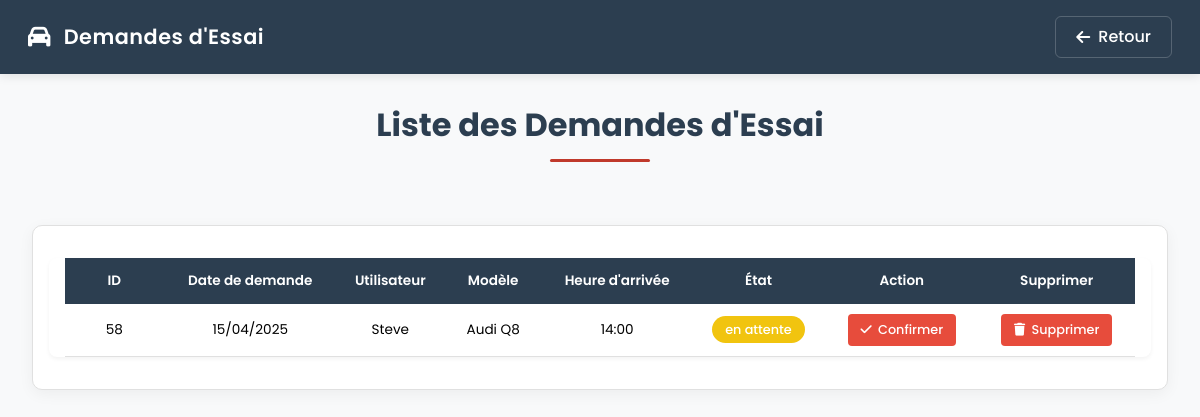
The page /Page/Administrateur/Page_gestion/Gestion_demande_essai/demande-essai/voir_demande.php (signed in) on the database as committed earlier.
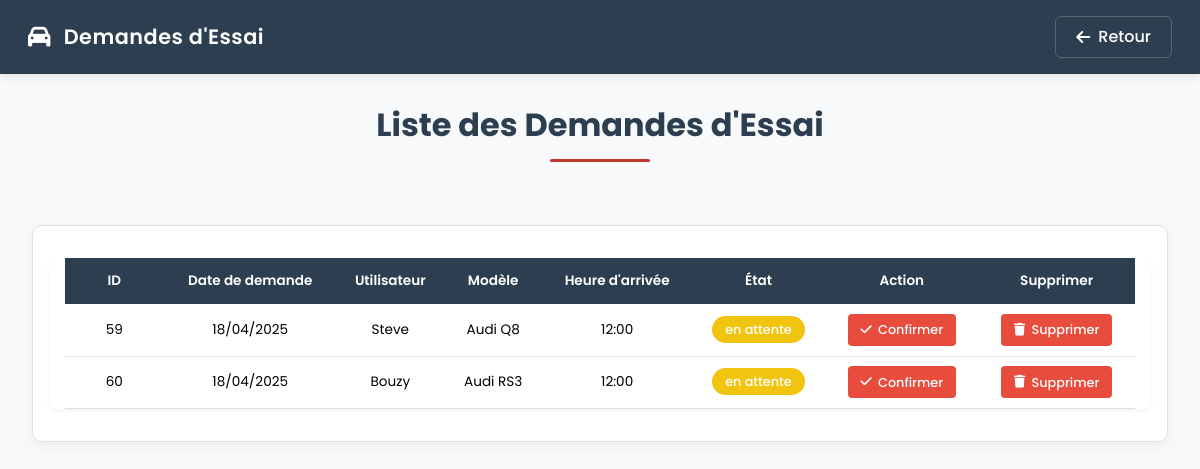
The same page on the database as committed later.
### tables this page shows
CREATE TABLE IF NOT EXISTS `demande_essai` (
  `id_demande_essai` int NOT NULL AUTO_INCREMENT,
  `date_demande` date DEFAULT NULL,
  `nom_utilisateur` varchar(50) NOT NULL,
  `nom_modele` varchar(50) NOT NULL,
  `heure_arriver` varchar(50) NOT NULL,
  `etat` varchar(10) NOT NULL DEFAULT 'en attente',
  PRIMARY KEY (`id_demande_essai`)
);

### Page/Administrateur/Page_gestion/Gestion_demande_essai/demande-essai/voir_demande.php (the view, shortened to what this page needs)
?><!DOCTYPE html>
<html lang="fr">
<head>
    <link href="https://cdn.jsdelivr.net/npm/bootstrap@5.3.2/dist/css/bootstrap.min.css" rel="stylesheet">
    <link rel="stylesheet" href="https://cdnjs.cloudflare.com/ajax/libs/font-awesome/6.0.0/css/all.min.css">
</head>
<body>
    <nav class="navbar navbar-expand-lg">
        <div class="container-fluid">
            <a class="navbar-brand" href="#">
                <i class="fas fa-car"></i>
                Demandes d'Essai
            </a>
            <a href="../../../Accueil_admin/menu-admin.php" class="btn back-btn">
                <i class="fas fa-arrow-left"></i>
                Retour
            </a>
        </div>
    </nav>
    <div class="container">
        <h1 class="section-title">Liste des Demandes d'Essai</h1>
        <div class="card">
            <div class="table-responsive">
                <table class="table">
                    <thead>
                        <tr>
                            <th>ID</th>
                            <th>Date de demande</th>
                            <th>Utilisateur</th>
                            <th>Modèle</th>
                            <th>Heure d'arrivée</th>
                            <th>État</th>
                            <th>Action</th>
                            <th>Supprimer</th>
                        </tr>
                    </thead>
                    <tbody>
                        <?php
                        include ("../../../include_bdd/connexion.bdd.php");
                        $sql = "SELECT * FROM `demande_essai`";
                        $resultat = $connexion->query($sql);
                        if ($resultat->num_rows > 0) {
                            while ($row = $resultat->fetch_assoc()) {
                                echo "<tr>";
                                echo "<td>" . $row["id_demande_essai"] . "</td>";
                                echo "<td>" . date('d/m/Y', strtotime($row["date_demande"])) . "</td>";
                                echo "<td>" . $row["nom_utilisateur"] . "</td>";
                                echo "<td>" . $row["nom_modele"] . "</td>";
                                echo "<td>" . $row["heure_arriver"] . "</td>";
                                $statusClass = '';
                                switch(strtolower(trim($row["etat"]))) {
                                    case "en attente":
                                        $statusClass = 'status-pending';
                                        break;
                                }
                                echo "<td><span class='status-badge " . $statusClass . "'>" . $row["etat"] . "</span></td>";
                                echo "<td>";
                                if (strtolower(trim($row["etat"])) == "en attente") {
                                    echo "<form action='fonction_php/traitement-confirmer-demande.php' method='post' style='display:inline;'>
                                        <input type='hidden' name='id_demande_essai' value='" . $row["id_demande_essai"] . "'>
                                        <button type='submit' class='btn btn-action btn-confirm' name='confirmer'>
                                            <i class='fas fa-check'></i> Confirmer
                                        </button>
                                    </form>";
                                } else {
                                    echo "<button type='button' class='btn btn-action btn-disabled' disabled>
                                        <i class='fas fa-check-circle'></i> Terminé
                                    </button>";
                                }
                                echo "</td>";
                                echo "<td>
                                    <form action='fonction_php/traitement-supprimer-demande.php' method='post' style='display:inline;'>
                                        <input type='hidden' name='id_demande_essai' value='" . $row["id_demande_essai"] . "'>
                                        <button type='submit' class='btn btn-action btn-delete' name='supprimer'>
                                            <i class='fas fa-trash'></i> Supprimer
                                        </button>
                                    </form>
                                </td>";
                                echo "</tr>";
                            }
                        } else {
                            echo "<tr><td colspan='8' class='text-center'>Aucune demande trouvée</td></tr>";
                        }
                        ?>
                    </tbody>
                </table>
            </div>
        </div>
    </div>
</body>
</html>

### Page/Administrateur/Page_gestion/Gestion_demande_essai/demande-essai/voir_demande.php (style rules this page uses)
:root { --primary-color: #2c3e50; --secondary-color: #34495e; --accent-color: #c0392b; --success-color: #27ae60; --warning-color: #f39c12; --danger-color: #e74c3c; --background-color: #f8f9fa; --text-color: #2c3e50; --card-bg: #ffffff; --border-color: #e0e0e0; --card-shadow: 0 4px 15px rgba(0, 0, 0, 0.05); }
body { background-color: var(--background-color); color: var(--text-color); font-family: 'Poppins', sans-serif; min-height: 100vh; }
.navbar { background: var(--primary-color); padding: 1rem; box-shadow: 0 2px 10px rgba(0,0,0,0.1); }
.navbar-brand { color: white !important; font-weight: 600; font-size: 1.3rem; letter-spacing: 0.5px; display: flex; align-items: center; gap: 0.8rem; }
.navbar-brand i { font-size: 1.4rem; }
.back-btn { background: transparent; color: white; border: 1px solid rgba(255, 255, 255, 0.2); padding: 8px 20px; border-radius: 6px; transition: all 0.3s ease; font-weight: 500; display: flex; align-items: center; gap: 0.5rem; }
.container { padding: 2rem; max-width: 1400px; }
.section-title { color: var(--primary-color); font-weight: 700; font-size: 2rem; text-align: center; margin-bottom: 2rem; position: relative; padding-bottom: 1rem; }
.section-title::after { content: ''; display: block; width: 100px; height: 3px; background: var(--accent-color); margin: 15px auto; border-radius: 2px; }
.card { background-color: var(--card-bg); border-radius: 10px; box-shadow: var(--card-shadow); padding: 2rem; margin-bottom: 2rem; border: 1px solid var(--border-color); transition: all 0.3s ease; }
.table { margin-bottom: 0; width: 100%; background-color: white; border-collapse: separate; border-spacing: 0; font-size: 0.85rem; }
.table thead th { background-color: var(--primary-color); color: white; border: none; padding: 0.8rem 0.5rem; font-weight: 600; font-size: 0.85rem; white-space: nowrap; position: sticky; top: 0; z-index: 1; text-align: center; min-width: 80px; }
.table tbody td { padding: 0.6rem 0.5rem; vertical-align: middle; text-align: center; border-bottom: 1px solid var(--border-color); font-size: 0.85rem; }
.table-responsive { overflow-x: auto; -webkit-overflow-scrolling: touch; margin: 0 -1rem; padding: 0 1rem; background-color: white; border-radius: 8px; box-shadow: 0 2px 4px rgba(0, 0, 0, 0.05); max-height: 600px; overflow-y: auto; }
.btn-action { padding: 0.4rem 0.8rem; border-radius: 4px; font-weight: 500; transition: all 0.3s ease; display: inline-flex; align-items: center; gap: 0.4rem; border: none; cursor: pointer; font-size: 0.8rem; }
.btn-confirm { background-color: var(--danger-color); color: white; }
.btn-delete { background-color: var(--danger-color); color: white; }
.status-badge { padding: 0.3rem 0.8rem; border-radius: 15px; font-weight: 500; font-size: 0.8rem; }
.status-pending { background-color: #f1c40f; color: #fff; }

Rows that differ between the two databases and show on the page:
removed demande_essai: id_demande_essai "58", date_demande "15/04/2025", nom_utilisateur "Steve", nom_modele "Audi Q8", heure_arriver "14:00", etat "en attente"
added demande_essai: id_demande_essai "59", date_demande "18/04/2025", nom_utilisateur "Steve", nom_modele "Audi Q8", heure_arriver "12:00", etat "en attente"
added demande_essai: id_demande_essai "60", date_demande "18/04/2025", nom_utilisateur "Bouzy", nom_modele "Audi RS3", heure_arriver "12:00", etat "en attente"
